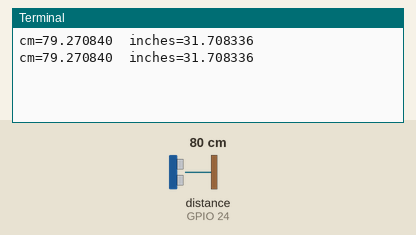
Recording of a program running on a simulated Raspberry Pi (BCM pin numbers). Parts: the last lines printed to the terminal. Inputs (shaded band) come from the test bench; at power-on: distance to the obstacle (sensor on GPIO 24) 80 cm. The echo pulse lasts 58.3 µs per cm; the interpreter's speed is modelled, so counts of loop turns are approximate; the clock reads 2024-03-15 10:24:30 at power-on unless the program sets it.

Above: at 1.2 s.
1.3 s: distance to the obstacle (sensor on GPIO 24) set to 2 cm
At 2.6 s:
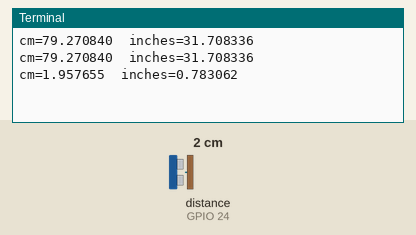
2.8 s: distance to the obstacle (sensor on GPIO 24) set to 4 cm
At 3.5 s:
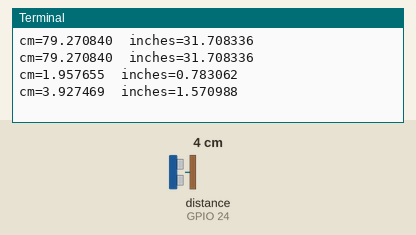
Timing chart, 0 to 5.8 s (numbered marks = the images above; inputs shaded):
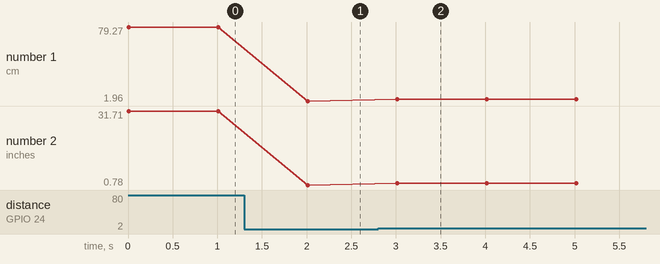

Measured:
- after the input at 1.3 s, the terminal: prints a new line after 0.72 s (image 1)
- after the input at 2.8 s, the terminal: prints a new line after 0.22 s (image 2)
- plotted number 1: 79.27 → 1.96 after the input at 1.3 s, 1.96 → 3.93 after the input at 2.8 s
- plotted number 2: 31.71 → 0.78 after the input at 1.3 s, 0.78 → 1.57 after the input at 2.8 s

The program:

gpio_ultrasonic_test1.py
```python
import RPi.GPIO as GPIO
import time
trigger_pin = 23
echo_pin = 24

GPIO.setmode(GPIO.BCM)
GPIO.setup(trigger_pin, GPIO.OUT)
GPIO.setup(echo_pin, GPIO.IN)

def send_trigger_pulse():
    GPIO.output(trigger_pin, True)
    time.sleep(0.001)
    GPIO.output(trigger_pin, False)

def wait_for_echo(value, timeout):
    count = timeout
    while GPIO.input(echo_pin) != value and count > 0:
        count = count - 1

def get_distance():
    send_trigger_pulse()
    wait_for_echo(True, 5000)
    start = time.time()
    wait_for_echo(False, 5000)
    finish = time.time()
    pulse_len = finish - start
    distance_cm = pulse_len * 340 *100 /2
    distance_in = distance_cm / 2.5
    return (distance_cm, distance_in)

while True:
    print("cm=%f\tinches=%f" % get_distance())
    time.sleep(1)
```
